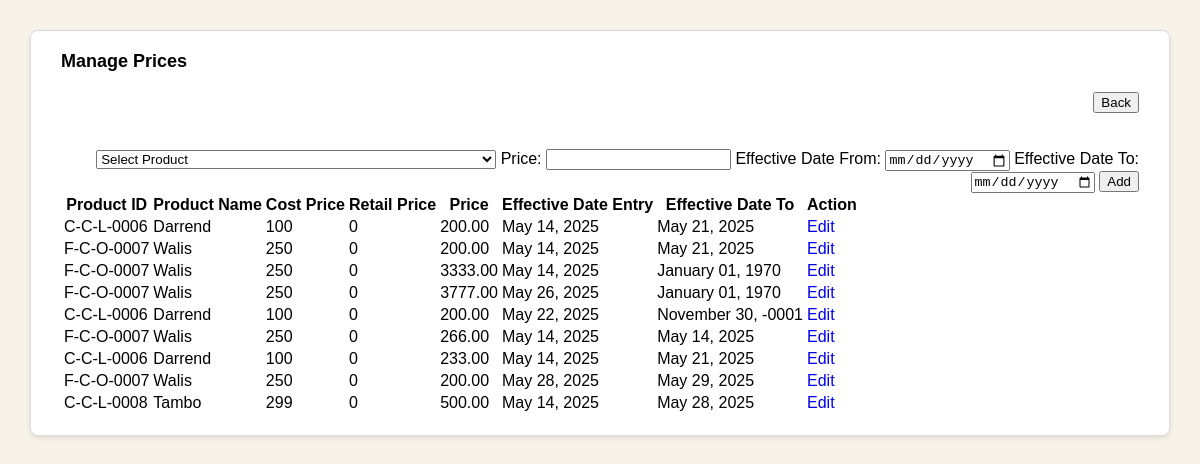
The page /pages/maintenance_prices.php (signed in) on the database as committed earlier.
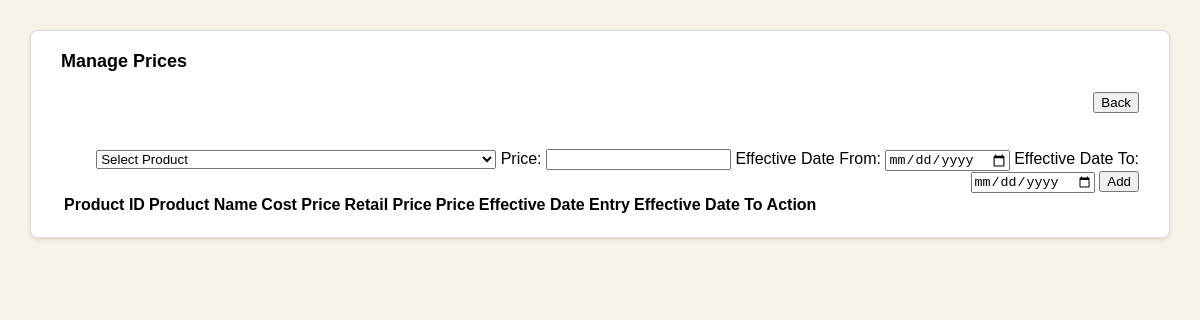
The same page on the database as committed later.
### tables this page shows
CREATE TABLE `tblinventory_prices` (
  `price_id` int(11) NOT NULL AUTO_INCREMENT,
  `inventory_id` int(11) DEFAULT 0,
  `price` decimal(10,2) NOT NULL,
  `effective_date` date NOT NULL,
  `effective_date_to` date DEFAULT NULL,
  `created_at` datetime DEFAULT current_timestamp(),
  PRIMARY KEY (`price_id`)
);

CREATE TABLE `tblinventory` (
  `inventory_id` int(11) NOT NULL AUTO_INCREMENT,
  `product_id` varchar(128) DEFAULT '',
  `product_name` varchar(128) DEFAULT '',
  `color` varchar(128) DEFAULT '',
  `categoryid` int(11) DEFAULT 0,
  `subcategoryid` int(11) DEFAULT 0,
  `sizesid` int(11) DEFAULT 0,
  `madefromid` int(11) DEFAULT 0,
  `cooperativeid` int(11) DEFAULT 0,
  `qty_available` double DEFAULT 0,
  `reorder_threshold` varchar(128) DEFAULT '',
  `storageid` int(11) DEFAULT 0,
  `cost_price` double DEFAULT 0,
  `retail_price` double DEFAULT 0,
  `unitid` int(11) DEFAULT 0,
  `created_at` timestamp NOT NULL DEFAULT current_timestamp(),
  `current_stock` double DEFAULT 0,
  `current_stock_date` datetime DEFAULT NULL,
  `new_stock` double DEFAULT 0,
  `new_stock_date` datetime DEFAULT NULL,
  `total_stock` double DEFAULT 0,
  PRIMARY KEY (`inventory_id`)
);

### includes/function.php (called while the page is built, shortened)
<?php
function GetValue($sql_query)
{
    global $db_connection;
    $result = mysqli_query($db_connection, $sql_query);
    $row = mysqli_fetch_array($result);
    return $row[0];
}

### pages/maintenance_prices.php (the view, shortened to what this page needs)
<?php include('../includes/init.php'); is_blocked(); ?>
<div class="main-container">
    <div class="section-title">Manage Prices</div>
    <div align="right"><button onclick="ajax_fn('pages/maintenance','main_content');">Back</button></div>
    <br><br>
    <div align="right">
        <select id="inventory_id" style="width:400px;">
            <option value="">Select Product</option>
        </select>
        Price:
        <input type="number" id="price" value="<?php echo  $price; ?>" />
        Effective Date From:
        <input type="date" id="effective_date" value="<?php echo  $effective_date; ?>" />
        Effective Date To:
        <input type="date" id="effective_date_to" value="<?php echo  $effective_date_to; ?>" />
        <?php
        if ($price_id) {
            echo '<button onclick="update_price_inv(' . $price_id . ');">Update</button>';
        } else {
            echo '<button onclick="insert_price_inv();">Add</button>';
        }
        ?>
    </div>
    <table>
        <tr>
            <th>Product ID</th>
            <th>Product Name</th>
            <th>Cost Price</th>
            <th>Retail Price</th>
            <th>Price</th>
            <th>Effective Date Entry</th>
            <th>Effective Date To</th>
            <th>Action</th>
        </tr>
        <?php
        $rs = mysqli_query($db_connection, 'select * from tblinventory_prices ');
        while ($rw = mysqli_fetch_array($rs)) {
            $product_id = GetValue('select product_id from tblinventory where inventory_id=' . $rw['inventory_id']);
            $product_name = GetValue('select product_name from tblinventory where inventory_id=' . $rw['inventory_id']);
            $cost_price = GetValue('select cost_price from tblinventory where inventory_id=' . $rw['inventory_id']);
            $retail_price = GetValue('select retail_price from tblinventory where inventory_id=' . $rw['inventory_id']);
            echo '<tr>
                <td>' . $product_id . '</td>
                <td>' . $product_name . '</td>
                <td>' . $cost_price . '</td>
                <td>' . $retail_price . '</td>
                <td>' . $rw['price'] . '</td>
                <td>' . date("F d, Y", strtotime($rw['effective_date'])) . '</td>
                <td>' . date("F d, Y", strtotime($rw['effective_date_to'])) . '</td>
                <td><a style="text-decoration: none;" href="javascript:void();" onclick="ajax_fn(\'pages/maintenance_prices.php?edit&price_id=' . $rw['price_id'] . '\',\'main_content\');">Edit</a></td>
            </tr>';
        }
        ?>
    </table>
</div>

### pages/maintenance_prices.php (style rules this page uses)
.main-container { background-color: #fff; padding: 20px 30px; border-radius: 8px; box-shadow: 0 2px 5px rgba(0, 0, 0, 0.1); border: 1px solid #ddd; }
.section-title { font-weight: bold; font-size: 18px; margin-bottom: 20px; }

Rows that differ between the two databases and show on the page:
removed tblinventory_prices: inventory.product_id "C-C-L-0006", inventory.product_name "Darrend", inventory.cost_price "100", inventory.retail_price "0", price "200.00", effective_date "May 14, 2025", effective_date_to "May 21, 2025"
removed tblinventory_prices: inventory.product_id "F-C-O-0007", inventory.product_name "Walis", inventory.cost_price "250", inventory.retail_price "0", price "200.00", effective_date "May 14, 2025", effective_date_to "May 21, 2025"
removed tblinventory_prices: inventory.product_id "F-C-O-0007", inventory.product_name "Walis", inventory.cost_price "250", inventory.retail_price "0", price "3333.00", effective_date "May 14, 2025", effective_date_to "January 01, 1970"
removed tblinventory_prices: inventory.product_id "F-C-O-0007", inventory.product_name "Walis", inventory.cost_price "250", inventory.retail_price "0", price "3777.00", effective_date "May 26, 2025", effective_date_to "January 01, 1970"
removed tblinventory_prices: inventory.product_id "C-C-L-0006", inventory.product_name "Darrend", inventory.cost_price "100", inventory.retail_price "0", price "200.00", effective_date "May 22, 2025", effective_date_to "November 30, -0001"
removed tblinventory_prices: inventory.product_id "F-C-O-0007", inventory.product_name "Walis", inventory.cost_price "250", inventory.retail_price "0", price "266.00", effective_date "May 14, 2025", effective_date_to "May 14, 2025"
removed tblinventory_prices: inventory.product_id "C-C-L-0006", inventory.product_name "Darrend", inventory.cost_price "100", inventory.retail_price "0", price "233.00", effective_date "May 14, 2025", effective_date_to "May 21, 2025"
removed tblinventory_prices: inventory.product_id "F-C-O-0007", inventory.product_name "Walis", inventory.cost_price "250", inventory.retail_price "0", price "200.00", effective_date "May 28, 2025", effective_date_to "May 29, 2025"
removed tblinventory_prices: inventory.product_id "C-C-L-0008", inventory.product_name "Tambo", inventory.cost_price "299", inventory.retail_price "0", price "500.00", effective_date "May 14, 2025", effective_date_to "May 28, 2025"
